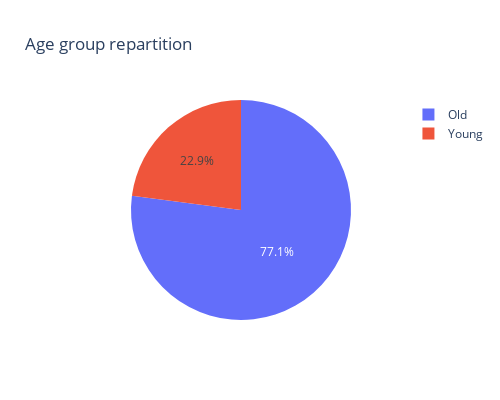

The code cell stored with this chart in its notebook:
### Code cell
px.pie(age_group_g, names='age group', values='count', title='Age group repartition', width=500, height=400)

### Figure 1 — Plotly figure (JSON) as saved in the notebook; plotly's stock layout.template omitted (floating-point values rounded to 4 significant figures)
{"data": [{"domain": {"x": [0, 1], "y": [0, 1]}, "hovertemplate": "age group=%{label}<br>count=%{value}<extra></extra>", "labels": ["Old", "Young"], "legendgroup": "", "name": "", "showlegend": true, "type": "pie", "values": [1737, 517]}], "layout": {"height": 400, "legend": {"tracegroupgap": 0}, "title": {"text": "Age group repartition"}, "width": 500}}
